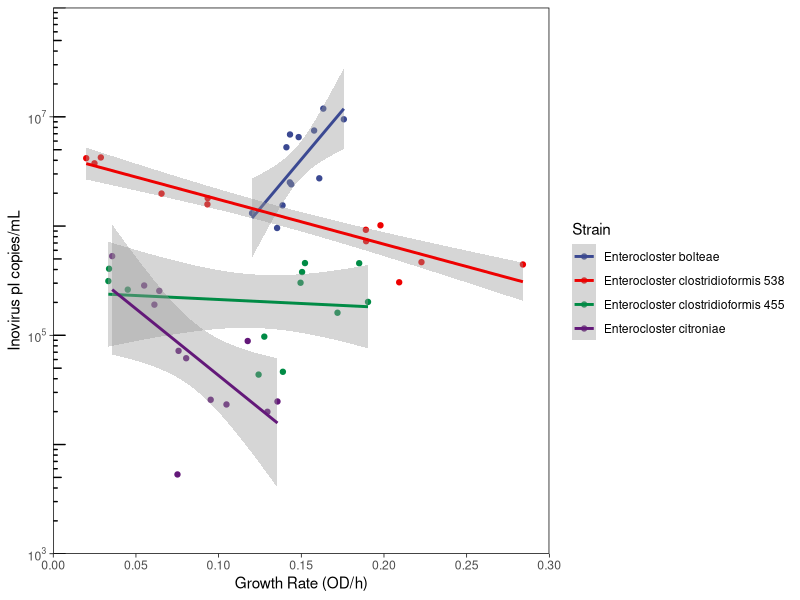
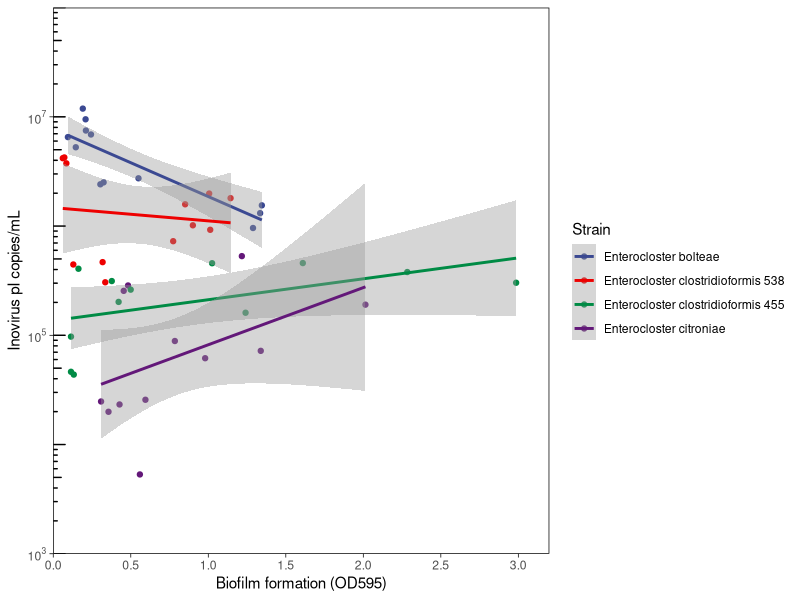

Reproduce these figures in R, in order.
## ---- chunk 1
library(tidyverse)
library(readxl)
library(ggsci)
library(ggpubr)
## ---- chunk 2
dat <- read_excel("osmo_compiled_experiment.xlsx") %>%
  mutate(Bacteria = factor(Bacteria))
dat

dat$Bacteria <- factor(dat$Bacteria, levels = c("Enterocloster bolteae",
                                                "Enterocloster clostridioformis 538",
                                                "Enterocloster clostridioformis 455",
                                                "Enterocloster citroniae"))
## ---- chunk 3
breaks_log10 <- function(x) {
  low <- floor(log10(min(x)))
  high <- ceiling(log10(max(x)))

  10^(seq.int(low, high, by = 2))
}

p <- dat %>%
  ggplot(aes(x = Growth_Rate, y = `Inovirus pI copies/mL supernatant`, color = Bacteria)) +
    geom_point() +
    geom_smooth(method = "lm")+

      scale_y_log10(breaks = breaks_log10, limits = c(1e+3, 1e+8),n.breaks = 6, expand = c(0, 0),
                labels = scales::trans_format(log10, scales::math_format(10^.x))) +
    annotation_logticks(sides = "l") +
    scale_x_continuous(limits = c(0, 0.30), breaks = seq(0,0.30,0.05), expand = expansion(mult = 0)) +
    scale_color_aaas() +
    theme_light() +
    labs(x = "Growth Rate (OD/h)", y = "Inovirus pI copies/mL", color = "Strain") +
    theme(panel.border = element_rect(color = "black"),
        panel.grid = element_line(colour = "white"),
        axis.ticks = element_line(color = "black")) 
p


## ---- chunk 4
dat_bolt <- dat %>% filter(Bacteria == "Enterocloster bolteae")

# Shapiro-Wilk normality test for Growth Rate
shapiro.test(dat_bolt$Growth_Rate) 
# Shapiro-Wilk normality test Inovirus copy number
shapiro.test(dat_bolt$`Inovirus pI copies/mL supernatant`)

res <- cor.test(dat_bolt$Growth_Rate, dat_bolt$`Inovirus pI copies/mL supernatant`, method = "spearman")
res
## ---- chunk 5
dat_EC538 <- dat %>% filter(Bacteria == "Enterocloster clostridioformis 538")

# Shapiro-Wilk normality test for Growth Rate
shapiro.test(dat_EC538$Growth_Rate) 
# Shapiro-Wilk normality test Inovirus copy number
shapiro.test(dat_EC538$`Inovirus pI copies/mL supernatant`)

# We need to use spearman, since once of the variables is not normally distributed!!
res <- cor.test(dat_EC538$Growth_Rate, dat_EC538$`Inovirus pI copies/mL supernatant`, method = "spearman")
res
## ---- chunk 6
dat_EC455 <- dat %>% filter(Bacteria == "Enterocloster clostridioformis 455")

# Shapiro-Wilk normality test for Growth Rate
shapiro.test(dat_EC455$Growth_Rate) 
# Shapiro-Wilk normality test Inovirus copy number
shapiro.test(dat_EC455$`Inovirus pI copies/mL supernatant`)

# We need to use spearman, since once of the variables is not normally distributed!!
res <- cor.test(dat_EC455$Growth_Rate, dat_EC455$`Inovirus pI copies/mL supernatant`, method = "spearman")
res
## ---- chunk 7
dat_citroniae <- dat %>% filter(Bacteria == "Enterocloster citroniae")

# Shapiro-Wilk normality test for Growth Rate
shapiro.test(dat_citroniae$Growth_Rate) 
# Shapiro-Wilk normality test Inovirus copy number
shapiro.test(dat_citroniae$`Inovirus pI copies/mL supernatant`)

# We need to use spearman, since once of the variables is not normally distributed!!
res <- cor.test(dat_citroniae$Growth_Rate, dat_citroniae$`Inovirus pI copies/mL supernatant`, method = "spearman")
res
## ---- chunk 8


p <- dat %>%
  ggplot(aes(x = `Biofilm Formation OD 595`, y = `Inovirus pI copies/mL supernatant`, color = Bacteria)) +
    geom_point() +
    geom_smooth(method = "lm") +

      scale_y_log10(breaks = breaks_log10, limits = c(1e+3, 1e+8),expand = c(0, 0), n.breaks = 8,
                labels = scales::trans_format(log10, scales::math_format(10^.x))) +
    annotation_logticks(sides = "l") +
    scale_x_continuous(limits = c(0, 3.2), breaks = seq(0,3.5,0.5), expand = expansion(mult = 0)) +
    
  #facet_grid(.~Bacteria, scales = "free")+
  scale_color_aaas() +
    theme_light() +
    labs(x = "Biofilm formation (OD595)", y = "Inovirus pI copies/mL", color = "Strain") +
    theme(panel.border = element_rect(color = "black"),
        panel.grid = element_line(colour = "white"),
        axis.ticks = element_line(color = "black")) 
p

## ---- chunk 9
dat_bolt <- dat %>% filter(Bacteria == "Enterocloster bolteae")

# Shapiro-Wilk normality test for Growth Rate
shapiro.test(dat_bolt$Growth_Rate) 
# Shapiro-Wilk normality test Inovirus copy number
shapiro.test(dat_bolt$`Biofilm Formation OD 595`)

res <- cor.test(dat_bolt$Growth_Rate, dat_bolt$`Biofilm Formation OD 595`, method = "spearman")
res
## ---- chunk 10
dat_EC538 <- dat %>% filter(Bacteria == "Enterocloster clostridioformis 538")

# Shapiro-Wilk normality test for Growth Rate
shapiro.test(dat_EC538$Growth_Rate) 
# Shapiro-Wilk normality test Inovirus copy number
shapiro.test(dat_EC538$`Biofilm Formation OD 595`)

# We need to use spearman, since once of the variables is not normally distributed!!
res <- cor.test(dat_EC538$Growth_Rate, dat_EC538$`Biofilm Formation OD 595`, method = "spearman")
res
## ---- chunk 11
dat_EC455 <- dat %>% filter(Bacteria == "Enterocloster clostridioformis 455")

# Shapiro-Wilk normality test for Growth Rate
shapiro.test(dat_EC455$Growth_Rate) 
# Shapiro-Wilk normality test Inovirus copy number
shapiro.test(dat_EC455$`Biofilm Formation OD 595`)

# We need to use spearman, since once of the variables is not normally distributed!!
res <- cor.test(dat_EC455$Growth_Rate, dat_EC455$`Biofilm Formation OD 595`, method = "spearman")
res
## ---- chunk 12
dat_citroniae <- dat %>% filter(Bacteria == "Enterocloster citroniae")

# Shapiro-Wilk normality test for Growth Rate
shapiro.test(dat_citroniae$Growth_Rate) 
# Shapiro-Wilk normality test Inovirus copy number
shapiro.test(dat_citroniae$`Biofilm Formation OD 595`)

# We need to use spearman, since once of the variables is not normally distributed!!
res <- cor.test(dat_citroniae$Growth_Rate, dat_citroniae$`Biofilm Formation OD 595`, method = "spearman")
res
